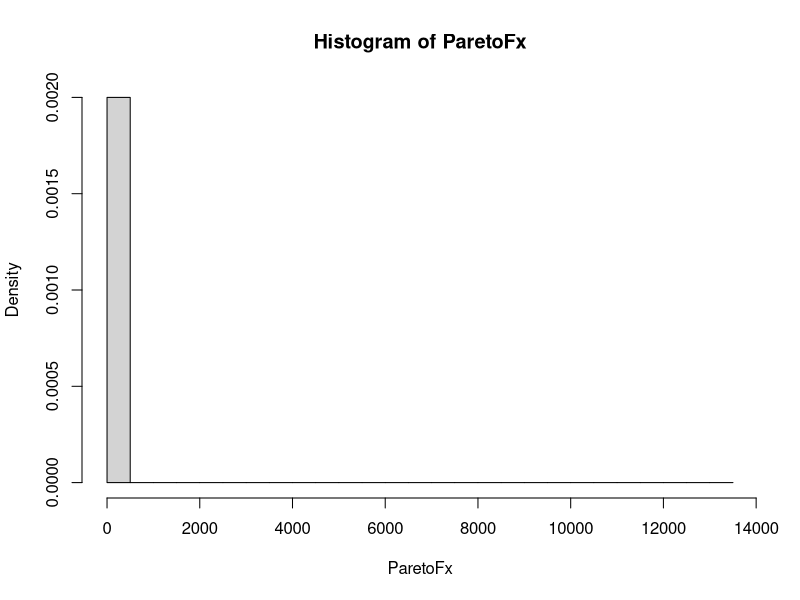
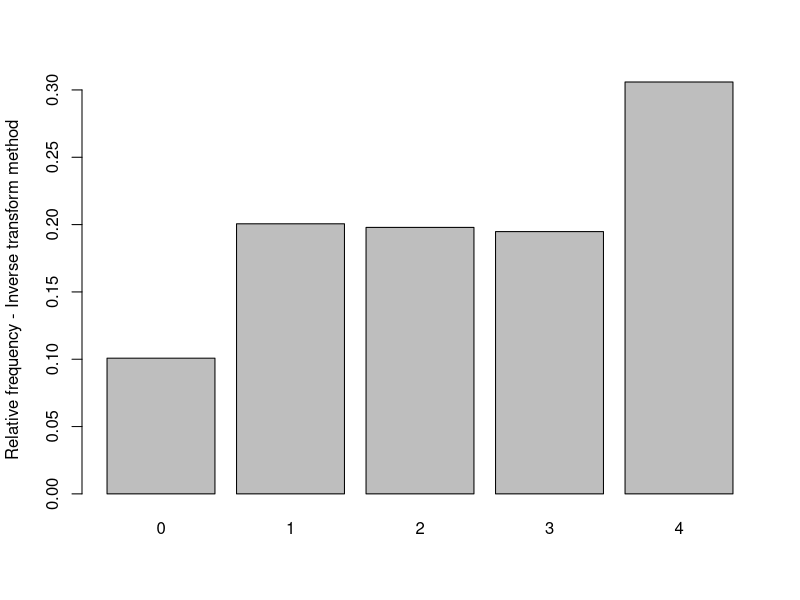
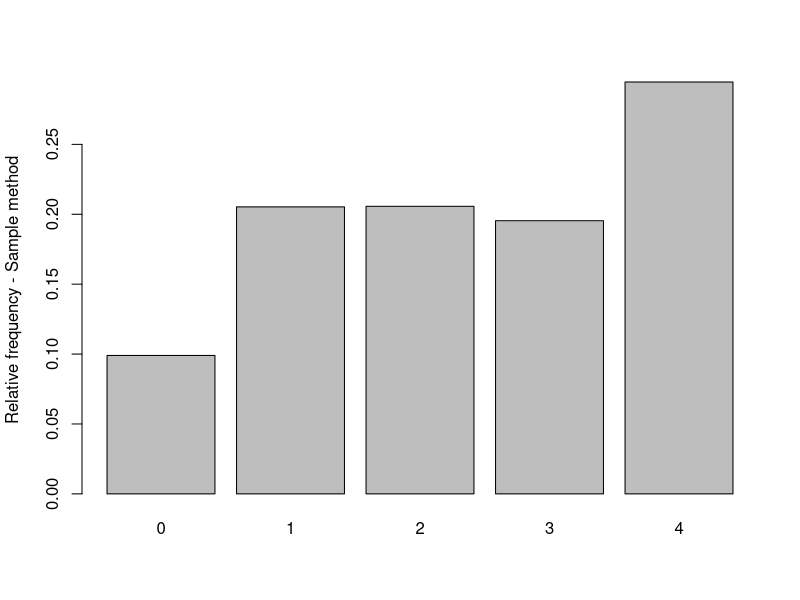

Write the R code that produced these figures, in order. (Note: this script raises an error after producing the figures.)
## ---- chunk 1
simPareto <- function(nSim, a, b) {
  u <- runif(nSim)
  return(b*(1-u)^(-1/a))
}

nSim = 1000000
ParetoFx <- simPareto(nSim = nSim, a = 2, b = 2)
hist(ParetoFx, breaks=30, prob=TRUE)
## ---- chunk 2
# Alternatively the built in sample function can be used 
## Generating data from the number of heads example where 
## f(0)=1/8, f(1)=3/8, f(2)=3/8 and f(3)=1/8

# Function for simulating number of heads according to the distribution above
discrv <- function(Nsim){
   U <- runif(Nsim)
   X <- rep(0,Nsim)
   X[(U>0.1) & (U<=0.3)] <- 1
   X[(U>0.3) & (U<=0.5)] <- 2
   X[(U>0.5) & (U<=0.7)] <- 3
   X[U>0.7] <- 4
   return(X)
}

Nsim <- 10000

dfx <- discrv(Nsim)
relfreq <- table(dfx)/Nsim
barplot(relfreq,ylab="Relative frequency - Inverse transform method")

# Alternatively the built in sample function can be used 
dfx2 <- sample(0:4,size=Nsim,replace=TRUE,prob=c(0.1,0.2,0.2,0.2,0.3))
relfreq <- table(dfx2)/Nsim
barplot(relfreq,ylab="Relative frequency - Sample method")
## ---- chunk 3
## Function for acceptance rejection generation
rejectionBeta <- function(a, b, x, n) {
   f <- function(x) (x^(a-1)*(1-x)^(b-1) / beta(a, b))
   g <- function(x) 1
   C <- max(f(x)/g(x))
   
   naccepts <- 0
   result.sample <- rep(NA, n)
   
   while (naccepts < n) {
    y <- runif(1)
    u <- runif(1)
   
    if ( u <= f(y) / (C*g(y)) ) {
      naccepts <- naccepts + 1
      result.sample[naccepts] = y
    }
   }
   
   result.sample
}


# Sequence for x-axis
x <- seq(0, 1, 0.01)
# Sample from distribution
result <- rejection(3, 2, x, 10000)

# Histogram of simulated data with true density on top as red line
hist(result, prob = TRUE,breaks=seq(0,1,length.out=max(10,sqrt(Nsim))),
     main="Histogram of data and true density")
curve(f(x), col = "red", lty = 2, lwd = 2, add = TRUE,xlim=c(0,1))
## ---- chunk 4
Niter <- 1000
Nsim <- 5000

system.time(for (i in 1:Niter)
   rejection(3, 2, x, Nsim))

system.time(for (i in 1:Niter)
   rbeta(Nsim, shape1=3, shape2=2))
## ---- chunk 5
Niter <- 1000
Nsim <- 5000

system.time(for (i in 1:Niter)
   rejection(1, 1, x, Nsim))

system.time(for (i in 1:Niter)
   rbeta(Nsim, shape1=1, shape2=1))
## ---- chunk 6
n <- 10
m <- 10000
mat <- matrix(rbinom(n*m, 1, c(0.7,0.95,0.95,0.95,0.99,0.99,0.92,0.92,0.92,0.7)), n, m)
p <- numeric(4)
p[1] <- sum(mat[2, 0:m] * mat[1, 0:m]) / (2*m)
p[2] <- sum(mat[2, 0:m] + mat[1, 0:m]) / (2*m)
p[3] <- 
p
